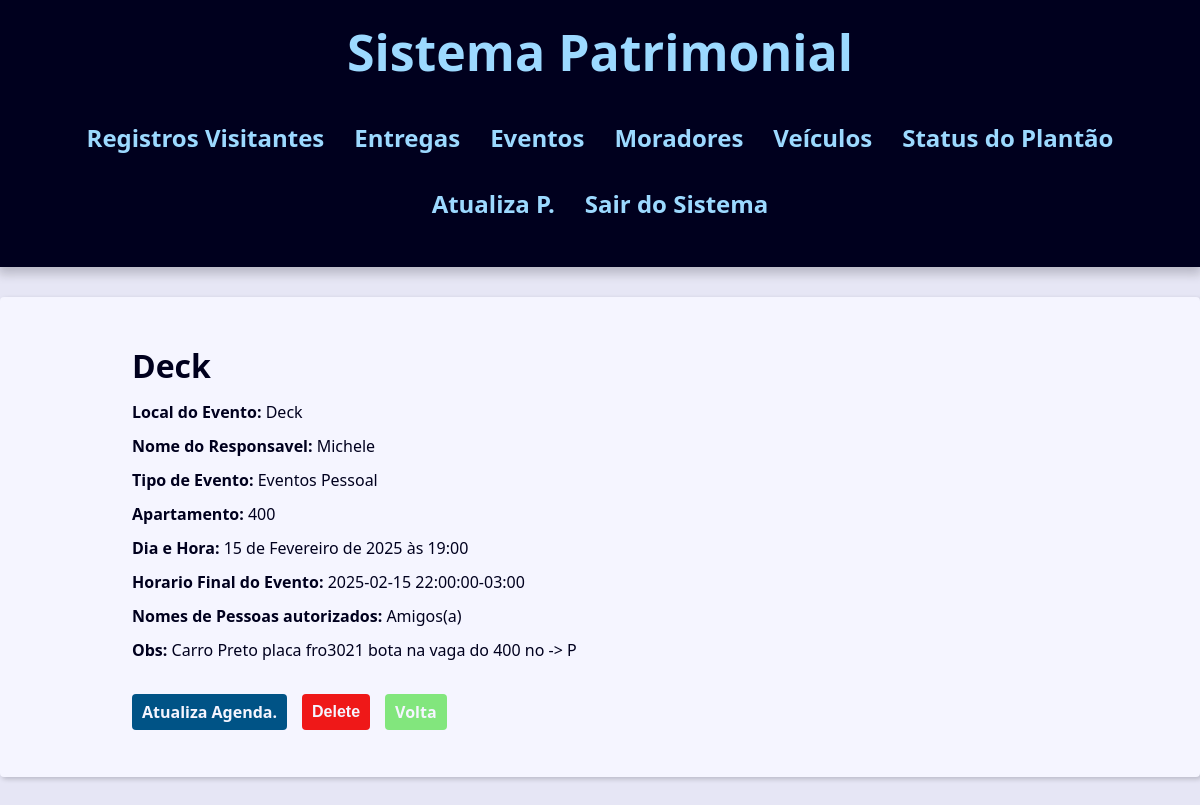
The page /porteiros/eventos_busca/2/detail/ (signed in) on the database its author committed.
### contact/models.py (models this page shows)
class Eventos(models.Model):
    local_evento = models.CharField(max_length=50)
    nome_responsavel = models.CharField(max_length=150)
    tipo_de_evento = models.CharField(max_length=100,  blank=True, null=True)
    apartamento = models.ForeignKey(Apartamento,
                                    on_delete=models.SET_NULL,
                                    blank=True, null=True
                                     )
    data_horas_evento = models.DateTimeField(default=timezone.now)
    horario_final_evento = models.CharField(max_length=25)
    nomes_autorizados = models.TextField()
    veiculos_autorizados = models.TextField()

class Apartamento(models.Model):
    numero_apartamento = models.CharField(max_length=50)
    anda = models.CharField(max_length=50)
    def __str__(self) -> str:
        return self.numero_apartamento

### contact/views/contact_views.py (the view)
# urls.py: path('eventos_busca/<int:eventos_id>/detail/', views.eventos_id,
@porteiro_required
def eventos_id(request, eventos_id):
    id_eventos = get_object_or_404(Eventos, pk=eventos_id)
    context = {
        'id_eventos': id_eventos,
        'site_title': 'Contato do Evento do Condominio -',
    }
    return render(
        request,
        'contact/eventos/id_eventos.html',
        context,
    )

### contact/views/user_forms.py (called while the page is built)
def porteiro_required(view_func):
    @wraps(view_func)
    @login_required
    def _wrapped_view(request, *args, **kwargs):
        if not request.user.groups.filter(name="porteiro").exists():  # Verifica se o usuário está no grupo 'porteiro'
            messages.error(request, 'Acesso negado! Apenas porteiros podem acessar esta área.')
            return redirect('contact:login_views')  # Redireciona para login se não for porteiro
        return view_func(request, *args, **kwargs)
    return _wrapped_view

### contact/templates/contact/eventos/id_eventos.html (shortened to what this page needs)
{% extends "global/base.html" %}
{% block content %}
    <div class="single-contact">
        <h1 class="single-contact-name">
            {{ id_eventos.local_evento }}
        </h1>
        <p><b>Local do Evento:</b> {{ id_eventos.local_evento }}</p>
        <p><b>Nome do Responsavel:</b> {{ id_eventos.nome_responsavel }} </p>
        <p><b>Tipo de Evento:</b> {{ id_eventos.tipo_de_evento }}</p>
        <p><b>Apartamento:</b> {{ id_eventos.apartamento }}</p>
        <p><b>Dia e Hora:</b> {{id_eventos.data_horas_evento }}</p>
        <p><b>Horario Final do Evento:</b> {{ id_eventos.horario_final_evento }}</p>
        <p><b>Nomes de Pessoas autorizados:</b> {{ id_eventos.nomes_autorizados }}</p>
        <p><b>Obs:</b> {{ id_eventos.veiculos_autorizados }}</p>
        <div class="contact-links">
            <a class="btn btn-link"
                    href="{% url 'contact:update_eventos' id_eventos.id  %}">
                        Atualiza Agenda.
                </a>
            <form action="{% url 'contact:delete' id_eventos.id %}" method="post">
                {% if confirmation == 'no' %}
                    <input type="hidden" name="confirmation" value="yes">
                    <button class="btn btn-link btn-delete " type="submit" > Confirma? </button>
                {% else %}
                    <button class="btn btn-link btn-delete " type="submit" > Delete </button>
                {% endif %}
            </form>
             <a class="btn btn-link btn-volta"
                href="{% url 'contact:eventos' %}">Volta</a>
        </div>
    </div>
{% endblock content %}

### base_static/global/css/style.css (style rules this page uses)
:root { --spacing: 1.5rem; --link-dark-color: rgb(0, 83, 134); --link-light-color: rgb(156, 217, 255); --clr-white: rgb(245, 245, 255); --clr-black: rgb(0, 0, 30); --clr-light-gray: rgb(230, 230, 245); --clr-dark-shadow-5: rgba(0, 0, 10, 5%); --clr-dark-shadow-10: rgba(0, 0, 10, 10%); --clr-dark-shadow-20: rgba(0, 0, 10, 20%); --clr-light-shadow-5: rgba(200, 200, 255, 5%); --clr-light-shadow-10: rgba(200, 200, 255, 10%); --clr-light-shadow-20: rgba(200, 200, 255, 20%); --main-page-width: 120rem; --table-min-width: 60rem; --biggest-font-size: 5rem; --bigger-font-size: 4rem; --big-font-size: 3.2rem; --medium-font-size: 2.4rem; --small-font-size: 1.6rem; --smaller-font-size: 1.4rem; --smallest-font-size: 1.2rem; --transition-fast: 300ms; --transition-medium: 600ms; --transition-slow: 1s; --default-border-radius: 4px; }
*, *::before, *::after { margin: 0; padding: 0; box-sizing: border-box; }
html { font-size: 62.5%; }
body { font-family: system-ui, -apple-system, BlinkMacSystemFont, 'Segoe UI', Roboto, Oxygen, Ubuntu, Cantarell, 'Open Sans', 'Helvetica Neue', sans-serif; line-height: 1.5; font-size: var(--small-font-size); color: var(--clr-black); -webkit-font-smoothing: antialiased; background: var(--clr-light-gray); }
@media (min-width: 600px) { .single-contact { max-width: 80%; margin: calc(var(--spacing) * 2) auto; } }
.single-contact h1 { margin: 1rem 0; }
.single-contact p { margin: 1rem 0; }
.btn { background-color: var(--link-dark-color); color: var(--clr-white); font-weight: bold; border: none; padding: 1rem 2rem; border-radius: var(--default-border-radius); cursor: pointer; transition: filter var(--transition-fast) ease-in-out; }
.contact-links { margin-block: calc(var(--small-font-size) * 2); display: flex; align-items: center; gap: 0 var(--spacing); }
.btn-link { font-size: var(--small-font-size); text-decoration: none; font-weight: bold; padding: 1rem; display: block; line-height: var(--small-font-size); }
.btn-volta { background: rgb(130, 230, 125); }
.btn-delete { background: rgb(239, 24, 24); }

### rows shown on the page
Eventos: local_evento "Deck", nome_responsavel "Michele", tipo_de_evento "Eventos Pessoal", apartamento "400", data_horas_evento "15 de Fevereiro de 2025 às 19:00", horario_final_evento "2025-02-15 22:00:00-03:00", nomes_autorizados "Amigos(a)", veiculos_autorizados "Carro Preto placa fro3021 bota na vaga do 400 no -> P"
